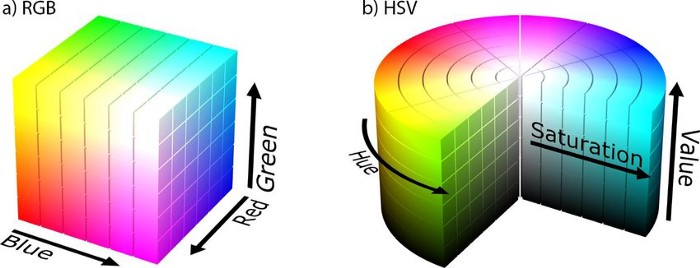
#> input picture Images/ColorFormat.jpeg, 700 x 268 px
$ python generate.py Images/ColorFormat.jpeg
#> lines starting #> are read from the running program, lines starting #| are printed output that depends on the picture; after the words box and inside, x2 and y2 are one past the last pixel; in counts of white or black regions, pixels touching at a corner belong together
### imgfactory.py
# -*- coding: UTF-8 -*-

import os
import re
import colorsys
import numpy as np
import cv2
from colorthief import ColorThief
import PIL
from PIL import ImageFont
from PIL import Image
from PIL import ImageDraw
import matplotlib

class ImgFactory:

    def __init__(self, _bgDim, _fgDim):
        """
        Parameters
        ----------
        _bgDim: tuple (row, col)
            Background dimension, (248, 682) in general
        _fgDim: tuple (row, col)
            Foreground/Item dimension, (200, 200) in general
        Returns
        ----------
        None
        """
        self.bgDim = _bgDim
        self.fgDim = _fgDim

    # [45 lines left out: functions listDir, getFont, getDomainColor, not called in this run]

    def dumpImg(self, _imgArr, _outputPath):
        """
        Parameters
        ----------
        _imgArr: numpy array
            Pixel values of the image, from 0.0 to 1.0
        _outputPath: string
            Prefered path of the ouptut file
        Returns
        ----------
        None
        """
        cv2.imwrite(_outputPath, _imgArr * 255)

    def readBg(self, _bgPath):
        """
        Parameters
        ----------
        _bgPath: string
            Path of the background file
        Returns
        ----------
        Numpy array
            The pixel values of the bg, with shape (self.bgDim[0], self.bgDim[1], 4) and value from 0.0 to 1.0
        """
        bg = cv2.resize(cv2.imread(_bgPath, -1), (self.bgDim[1], self.bgDim[0]), interpolation = cv2.INTER_CUBIC) / 255
        if bg.shape[2] < 4:
            newBg = np.ones([bg.shape[0], bg.shape[1], 4])
            newBg[:, :, :3] = bg[:, :, :3]
            bg = newBg
        else:
            white = np.ones([bg.shape[0], bg.shape[1], 3])
            bg[:, :, :3] = bg[:, :, :3] * bg[ :, :, [3] ] + white * (1 - bg[ :, :, [3] ])
            bg[:, :, 3] = 1.
        bg[:, :, :3] = np.clip(bg[:, :, :3] * 1.1, 0.0, 1.0)
        return bg

    # [118 lines left out: functions readFg, readDct, readBanner, readIcon, combineImg, not called in this run]

    def renderImg(self, _imgArr, _domainRGB, _targetRGB, _styleID, _highS = False):
        """
        Parameters
        ----------
        _imgArr: numpy array
            The pixel values of the img, with shape (?, ?, 4) and value from 0.0 to 1.0
        _domainRGB: 3-elemented tuple
            Domain color of the input img, represented in (r, g, b), from 0.0 to 1.0
        _targetRGB: 3-elemented tuple
            Target style color, represented in (r, g, b), from 0.0 to 1.0
        _styleID: style index
            0 => targetColor, 1 => analogicA, 2 => analogicB, 3 => diff, 4 => complement
        Returns
        ----------
        Numpy array
            The pixel values of the rendered img, with the same shape and value from 0.0 to 1.0
        """
        domainH, domainS, _ = colorsys.rgb_to_hsv(_domainRGB[0], _domainRGB[1], _domainRGB[2])
        targetH, targetS, targetV = colorsys.rgb_to_hsv(_targetRGB[0], _targetRGB[1], _targetRGB[2])
        deltaH = targetH - domainH
        if deltaH < 0:  deltaH = deltaH + 1
        img = np.copy(_imgArr)
        hsv = matplotlib.colors.rgb_to_hsv(_imgArr[:, :, 2::-1])
        # change h
        hsv[ :, :, [0] ] = hsv[ :, :, [0] ] + (_styleID / 14)
        exceed = (hsv[ :, :, [0] ] > 1.).astype(int)
        hsv[ :, :, [0] ] = hsv[ :, :, [0] ] - exceed
        hsv[ :, :, [0] ] = hsv[ :, :, [0] ] + deltaH
        exceed = (hsv[ :, :, [0] ] > 1.).astype(int)
        hsv[ :, :, [0] ] = hsv[ :, :, [0] ] - exceed
        # change s
        if _highS:
            hsv[ :, :, [1] ] = hsv[ :, :, [1] ] + 0.05
            hsv[ :, :, [1] ] = np.clip(hsv[ :, :, [1] ], 0.0, 1.0)
        # change back
        rgb = matplotlib.colors.hsv_to_rgb(hsv)
        img[:, :, :3] = np.clip(rgb[:, :, 2::-1], 0.0, 1.0)
        return img

    # [178 lines left out: functions renderRGB, addText, bgra2Bgr, bgra2Gray, resizeImg, getTextImg and 2 more, not called in this run]

### generate.py
# -*- coding: UTF-8 -*-

import argparse
import os
import PIL
from imgfactory import ImgFactory

if __name__ == "__main__":

    # read input from command line arg
    parser = argparse.ArgumentParser(description = "Colorful Image Generation Script", formatter_class = argparse.ArgumentDefaultsHelpFormatter)
    parser.add_argument("filepath", help = "Filepath of the Input Image")
    args = parser.parse_args()

    # read image and create factory
    w, h = PIL.Image.open(args.filepath).size
#> w = 700; h = 268
    factory = ImgFactory((h, w), (h, w))
    image = factory.readBg(args.filepath)
#> in readBg, `bg[:, :, :3] = np.clip(bg[:, :, :3] * 1.1, 0.0, 1.0)`:
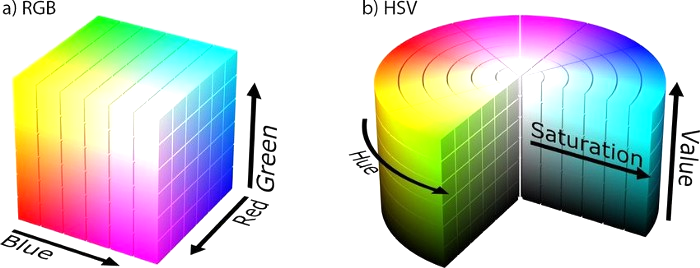
#> bg: shape (268, 700, 4) float64; mean B, G, R, A 0.766, 0.791, 0.786, 1

    # dump different color style
    path, extension = os.path.splitext(args.filepath)
    for style in range(1, 14):
        rendered = factory.renderImg(image, (0.0, 0.0, 0.0), (0.0, 0.0, 0.0), style)
        output = "{}.style{:02d}{}".format(path, style, extension)
        factory.dumpImg(rendered, output)
        print(output)
#> this loop made 13 passes
#> pass 1, in renderImg, `exceed = (hsv[ :, :, [0] ] > 1.).astype(int)`:
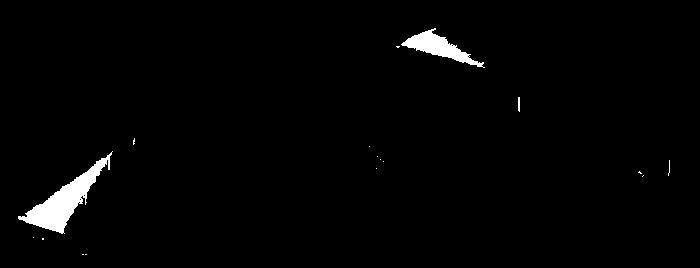
#> exceed: shape (268, 700, 1) int64; values 0 (black) and 1 (white), 1.8% white; 17 white regions (14 under 20 px), largest, box (x1, y1, x2, y2) and area: (18, 151, 113, 234) 2161, (401, 28, 485, 68) 1096, (518, 97, 520, 112) 29
#> pass 1, in renderImg, `rgb = matplotlib.colors.hsv_to_rgb(hsv)`:
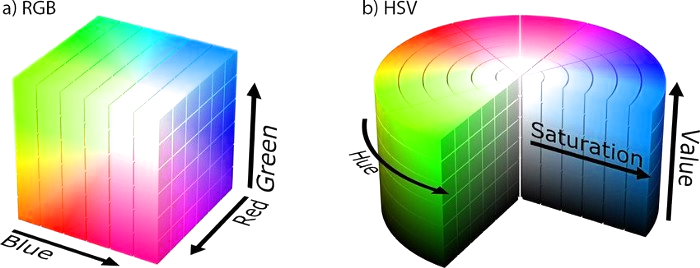
#> rgb: shape (268, 700, 3) float64; mean R, G, B 0.762, 0.777, 0.751
#> after the loop:
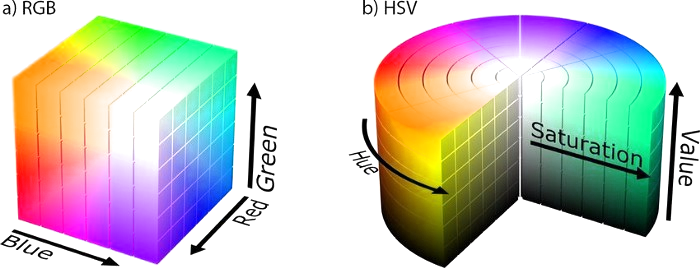
#> rendered: shape (268, 700, 4) float64; mean B, G, R, A 0.756, 0.774, 0.781, 1
